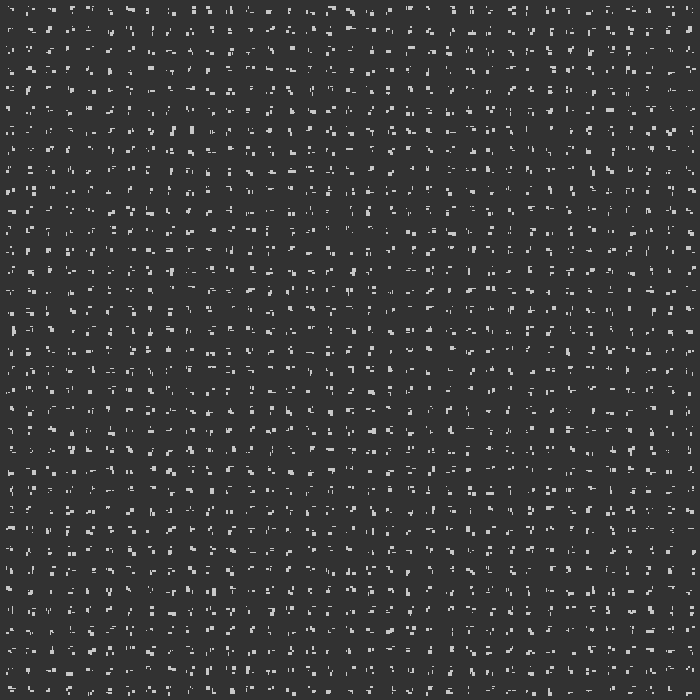
Frame 1 (no input)
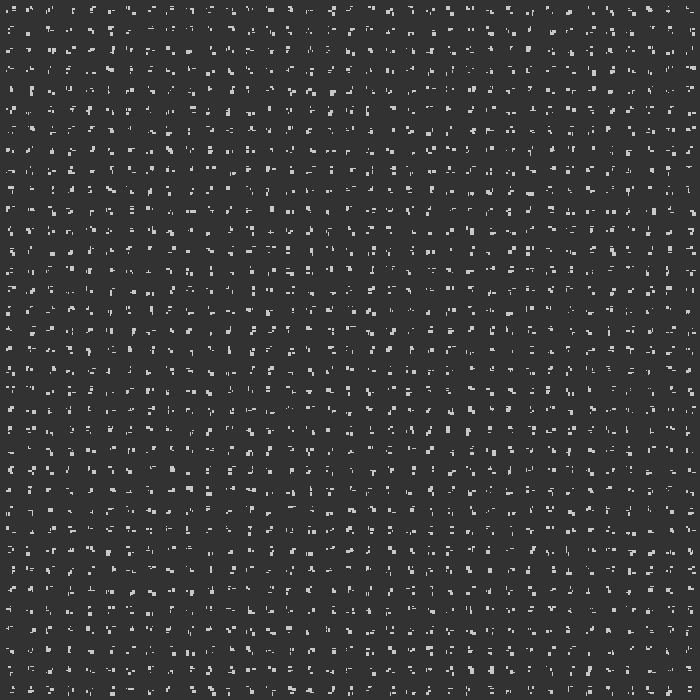
Frame 60 (the mouse pressed at the canvas centre just before this capture)
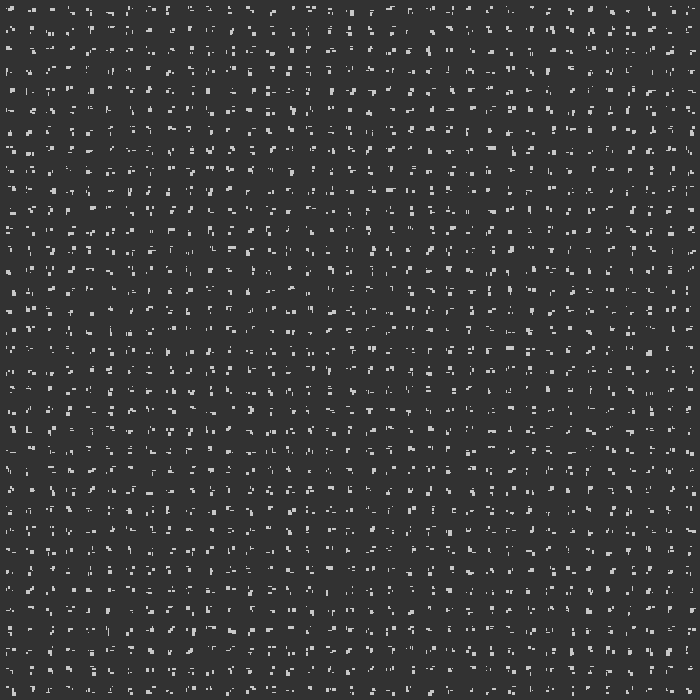
Frame 120 (the mouse held since frame 60 and released just before this capture)

The Processing sketch that drew these frames (run headless with seeded random() and noise(); from frame 60 on, the mouse is pressed at the canvas centre):

// Processing sketch: processing_48121
// ── processing_48121.pde



void setup() {
  size(700, 700);
  noStroke();
  smooth();
}

void draw() {
  for(int i=0;i<35;i++){
    for(int j=0;j<35;j++){
      fill(50);
      rect(i*20, j*20, 20, 20);
      make(i*20,j*20);
    }
  }
}
void make(int x,int y){
 
  //rect(x+4, y+4, 2, 2);
  for(int i=0;i<3;i++){
    int a = (int)random(1, 5);
    int b = (int)random(1, 5);
    int c = (int)random(1, 5);
    int d = (int)random(1, 5);
    fill(200);
    //fill(20*(a+b+c+d));
    rect(x+4+a+a, y+4+b+b, c, d);
  }
}
